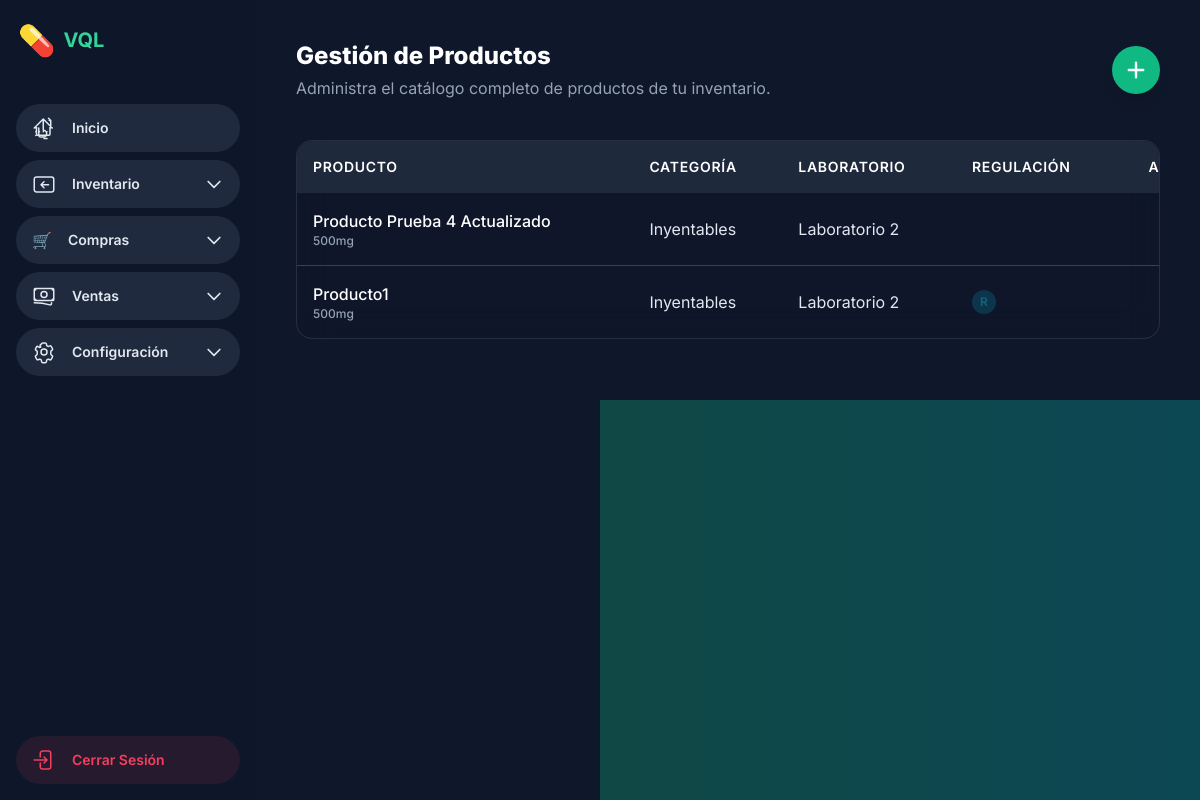
The app's page /inventario/productos/ with its own data.
### inventario/models.py (models this page shows, shortened)
class Producto(models.Model):
    nombre = models.CharField(max_length=200, verbose_name="Nombre del Producto")
    descripcion = models.TextField(blank=True, verbose_name="Descripción Detallada")
    codigo_barras = models.CharField(max_length=100, unique=True, blank=True, null=True, verbose_name="Código de Barras (EAN)")
    principio_activo = models.ForeignKey(PrincipioActivo, on_delete=models.SET_NULL, null=True, blank=True, verbose_name="Principio Activo")
    concentracion = models.CharField(max_length=100, blank=True, verbose_name="Concentración (ej. 500mg)")
    forma_farmaceutica = models.ForeignKey(FormaFarmaceutica, on_delete=models.PROTECT, verbose_name="Forma Farmacéutica")
    laboratorio = models.ForeignKey(Laboratorio, on_delete=models.PROTECT, verbose_name="Laboratorio")
    categoria = models.ForeignKey(CategoriaProducto, on_delete=models.PROTECT, verbose_name="Categoría")
    unidad_compra = models.ForeignKey(UnidadPresentacion, on_delete=models.PROTECT, related_name='productos_comprados', verbose_name="Unidad de Compra Principal", help_text="La unidad en la que normalmente se compra este producto (ej. Caja).", null=True, blank=True)
    unidad_venta = models.ForeignKey(UnidadPresentacion, on_delete=models.PROTECT, related_name='productos_vendidos', verbose_name="Unidad de Venta Mínima", help_text="La unidad mínima en la que se vende el producto (ej. Tableta, Unidad).", null=True, blank=True)
    precio_compra_promedio = models.DecimalField(max_digits=10, decimal_places=2, default=0.00, verbose_name="Precio de Compra Promedio", help_text="Costo promedio de la unidad de VENTA MÍNIMA.")
    margen_ganancia_sugerido = models.DecimalField(max_digits=5, decimal_places=2, default=0.20, verbose_name="Margen de Ganancia Sugerido (%)", help_text="Ej: 0.20 para 20% de margen.")
    aplica_receta = models.BooleanField(default=False, verbose_name="Requiere Receta Médica")
    es_controlado = models.BooleanField(default=False, verbose_name="Es Producto Controlado")
    imagen_producto = models.ImageField(upload_to='productos/', blank=True, null=True, verbose_name="Imagen del Producto")
    fecha_registro = models.DateTimeField(auto_now_add=True, verbose_name="Fecha de Registro")
    class Meta:
        verbose_name = "Producto"
        verbose_name_plural = "Productos"
        ordering = ['nombre']

class CategoriaProducto(models.Model):
    nombre = models.CharField(max_length=100, unique=True, verbose_name="Nombre de Categoría")
    descripcion = models.TextField(blank=True, verbose_name="Descripción")
    class Meta:
        verbose_name = "Categoría de Producto"
        verbose_name_plural = "Categorías de Productos"
        ordering = ['nombre']

class Laboratorio(models.Model):
    nombre = models.CharField(max_length=100, unique=True, verbose_name="Nombre del Laboratorio")
    direccion = models.CharField(max_length=255, blank=True, verbose_name="Dirección")
    telefono = models.CharField(max_length=20, blank=True, verbose_name="Teléfono")
    email = models.EmailField(max_length=255, blank=True, verbose_name="Email de Contacto")
    class Meta:
        verbose_name = "Laboratorio"
        verbose_name_plural = "Laboratorios"
        ordering = ['nombre']

### inventario/views.py (the view)
# urls.py: path('productos/', views.producto_list_view, name='producto_list'),
def producto_list_view(request):
    lista_productos = Producto.objects.select_related(
        'categoria', 'laboratorio'
    ).all().order_by('nombre')
    context = {
        'productos': lista_productos
    }
    return render(request, 'inventario_templates/producto_list.html', context)

### templates/inventario_templates/producto_list.html (shortened to what this page needs)
{% extends 'farmacias_main_templates/app_base.html' %}
{% load static %}
{% block app_content %}
<header class="flex flex-col md:flex-row justify-between items-start md:items-center mb-10 gap-4">
    <div>
        <h1 class="text-2xl font-extrabold text-white">Gestión de Productos</h1>
        <p class="text-slate-400 mt-1">Administra el catálogo completo de productos de tu inventario.</p>
    </div>
    <a href="{% url 'inventario:producto_create' %}"
        class="w-12 h-12 bg-emerald-500 hover:bg-emerald-600 text-white font-bold rounded-full shadow-lg hover:shadow-emerald-500/50 transition-all duration-300 flex items-center justify-center">
        <svg xmlns="http://www.w3.org/2000/svg" class="h-6 w-6" viewBox="0 0 20 20" fill="currentColor">
            <path fill-rule="evenodd"
                d="M10 3a1 1 0 011 1v5h5a1 1 0 110 2h-5v5a1 1 0 11-2 0v-5H4a1 1 0 110-2h5V4a1 1 0 011-1z"
                clip-rule="evenodd" />
        </svg>
    </a>
</header>
<div class="glass-card rounded-2xl overflow-hidden">
    <div class="overflow-x-auto">
        <table class="w-full text-left min-w-[960px]">
            <thead class="bg-slate-800">
                <tr>
                    <th class="p-4 text-sm font-semibold text-white uppercase tracking-wider">Producto</th>
                    <th class="p-4 text-sm font-semibold text-white uppercase tracking-wider">Categoría</th>
                    <th class="p-4 text-sm font-semibold text-white uppercase tracking-wider">Laboratorio</th>
                    <th class="p-4 text-sm font-semibold text-white uppercase tracking-wider">Regulación</th>
                    <th class="p-4 text-sm font-semibold text-white uppercase tracking-wider text-center">Acciones</th>
                </tr>
            </thead>
            <tbody class="divide-y divide-slate-700">
                {% for producto in productos %}
                <tr class="hover:bg-slate-800/50 transition-colors">
                    <td class="p-4 font-medium text-white">
                        <a href="{% url 'inventario:producto_detail' pk=producto.pk %}"
                            class="hover:text-emerald-400 transition-colors">
                            {{ producto.nombre }}
                        </a>
                        <span class="block text-xs text-slate-400">{{ producto.concentracion|default:"" }}</span>
                    </td>
                    <td class="p-4">{{ producto.categoria.nombre|default:"-" }}</td>
                    <td class="p-4">{{ producto.laboratorio.nombre|default:"-" }}</td>
                    <td class="p-4">
                        <div class="flex items-center gap-2">
                            {% if producto.aplica_receta %}
                            <span title="Requiere Receta"
                                class="px-2 py-1 text-xs font-bold text-cyan-800 bg-cyan-500/20 rounded-full">R</span>
                            {% endif %}
                        </div>
                    </td>
                    <td class="p-4">
                        <div class="flex justify-center items-center gap-4">
                        </div>
                    </td>
                </tr>
                {% empty %}
                <tr>
                    <td colspan="5" class="p-8 text-center text-slate-400">No hay productos registrados todavía.</td>
                </tr>
                {% endfor %}
            </tbody>
        </table>
    </div>
</div>
{% endblock %}

### templates/farmacias_main_templates/base.html (style rules this page uses)
.glass-card { background: rgba(15, 23, 42, 0.6); -webkit-backdrop-filter: blur(16px); backdrop-filter: blur(16px); border: 1px solid rgba(255, 255, 255, 0.1); }
body { overflow-x: hidden; }

### records on screen
Producto: nombre "Producto Prueba 4 Actualizado", concentracion "500mg", categoria.nombre "Inyentables", laboratorio.nombre "Laboratorio 2"
Producto: nombre "Producto1", concentracion "500mg", categoria.nombre "Inyentables", laboratorio.nombre "Laboratorio 2", aplica_receta "R"
